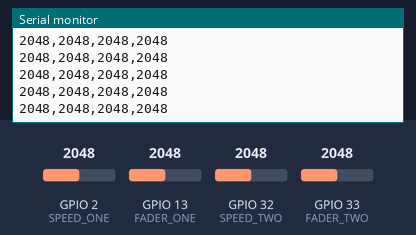
A sketch run on a simulated ESP32. Shown: the last lines printed to the serial monitor. The test bench sets the inputs (shaded band); at power-on: GPIO 2 (SPEED_ONE) = 2048, GPIO 13 (FADER_ONE) = 2048, GPIO 32 (SPEED_TWO) = 2048, GPIO 33 (FADER_TWO) = 2048.

Above: at 1.2 s.
1.3 s: GPIO 2 (SPEED_ONE) set to 2866
At 1.56 s:
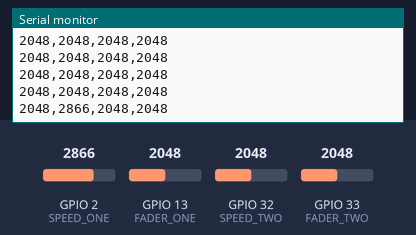
2.8 s: GPIO 13 (FADER_ONE) set to 2866
At 2.96 s:
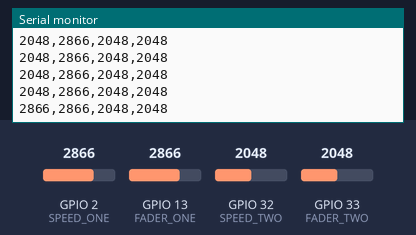
4.3 s: GPIO 32 (SPEED_TWO) set to 2866
At 4.37 s:
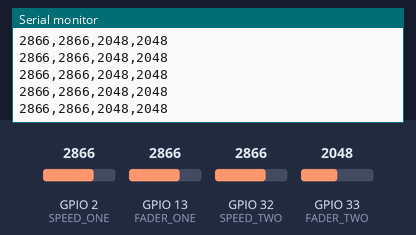
5.8 s: GPIO 33 (FADER_TWO) set to 2866
At 5.97 s:
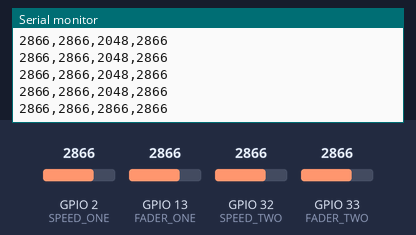
7.3 s: GPIO 2 (SPEED_ONE) set to 3972
At 7.38 s:
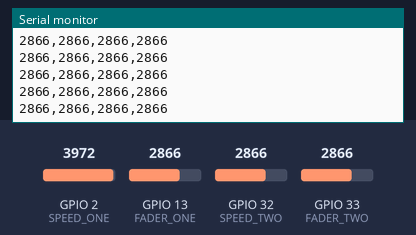
8.8 s: GPIO 13 (FADER_ONE) set to 3972
At 8.98 s:
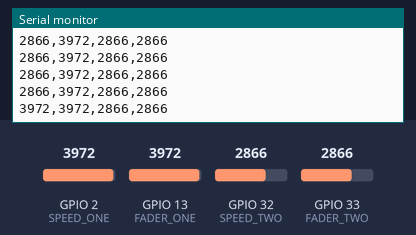
Timing chart, 0 to 11.3 s (numbered marks = the images above; inputs shaded):
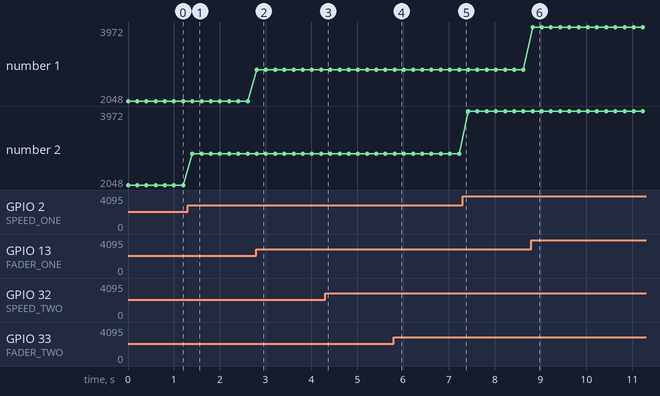

Measured:
- after the input at 1.3 s, the serial monitor: prints a new line after 0.10 s (image 1)
- after the input at 2.8 s, the serial monitor: prints a new line at once (image 2)
- after the input at 5.8 s, the serial monitor: prints a new line at once (image 4)
- after the input at 8.8 s, the serial monitor: prints a new line at once (image 6)
- plotted number 2: 2048 → 2866 after the input at 1.3 s, 2866 → 3972 after the input at 7.3 s

The sketch:

final_creative_embed_dj.ino
```cpp
#define FADER_ONE 13
#define SPEED_ONE 2
#define FADER_TWO 33
#define SPEED_TWO 32


void setup() {
  Serial.begin(115200); // Initialize serial communication
  pinMode(FADER_ONE, INPUT);
  pinMode(SPEED_ONE, INPUT);
  pinMode(FADER_TWO, INPUT);
  pinMode(SPEED_TWO, INPUT);
}

void loop() {
  int faderOne = analogRead(FADER_ONE);
  int speedOne = analogRead(SPEED_ONE);
  int faderTwo = analogRead(FADER_TWO);
  int speedTwo = analogRead(SPEED_TWO);
  Serial.printf("%d,%d,%d,%d\n", faderOne, speedOne, faderTwo, speedTwo);
  delay(200);                    // Small delay for stability
}
```
